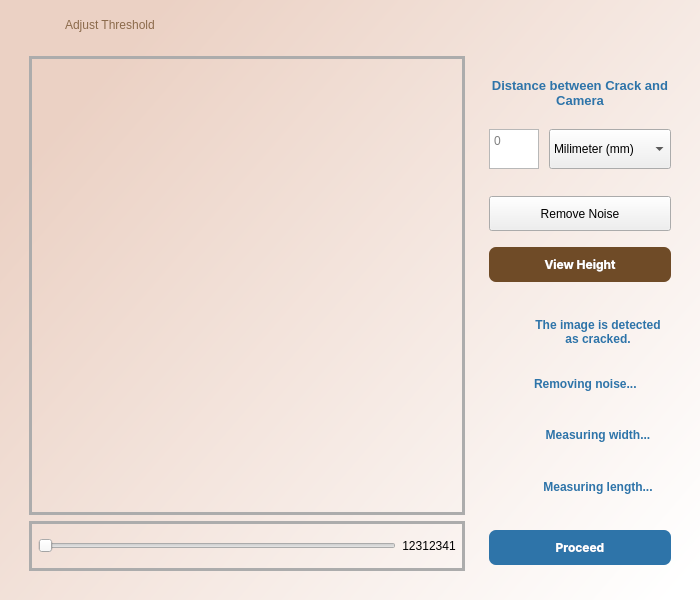
<?xml version="1.0" encoding="UTF-8"?>
<ui version="4.0">
 <class>Dialog</class>
 <widget class="QDialog" name="Dialog">
  <property name="geometry">
   <rect>
    <x>0</x>
    <y>0</y>
    <width>700</width>
    <height>600</height>
   </rect>
  </property>
  <property name="minimumSize">
   <size>
    <width>700</width>
    <height>600</height>
   </size>
  </property>
  <property name="maximumSize">
   <size>
    <width>700</width>
    <height>600</height>
   </size>
  </property>
  <property name="windowTitle">
   <string>Dialog</string>
  </property>
  <property name="styleSheet">
   <string notr="true">#Dialog{
background-color: qlineargradient(spread:pad, x1:0.045, y1:0.261, x2:0.988636, y2:0.955, stop:0 rgba(235, 209, 196, 255), stop:1 rgba(255, 255, 255, 255));
width: fit-content;
                                heigth: fit-content;
                                 block-size: fit-content;
} </string>
  </property>
  <layout class="QVBoxLayout" name="verticalLayout">
   <property name="topMargin">
    <number>0</number>
   </property>
   <item>
    <widget class="QWidget" name="widget_2" native="true">
     <property name="minimumSize">
      <size>
       <width>0</width>
       <height>50</height>
      </size>
     </property>
     <property name="maximumSize">
      <size>
       <width>16777215</width>
       <height>50</height>
      </size>
     </property>
     <layout class="QHBoxLayout" name="horizontalLayout_5">
      <property name="topMargin">
       <number>0</number>
      </property>
      <property name="rightMargin">
       <number>0</number>
      </property>
      <property name="bottomMargin">
       <number>0</number>
      </property>
      <item>
       <widget class="QLabel" name="label_5">
        <property name="minimumSize">
         <size>
          <width>30</width>
          <height>30</height>
         </size>
        </property>
        <property name="maximumSize">
         <size>
          <width>30</width>
          <height>30</height>
         </size>
        </property>
        <property name="styleSheet">
         <string notr="true"/>
        </property>
        <property name="text">
         <string/>
        </property>
        <property name="pixmap">
         <pixmap resource="../images/images.qrc">:/images/slider_1.png</pixmap>
        </property>
        <property name="scaledContents">
         <bool>true</bool>
        </property>
        <property name="alignment">
         <set>Qt::AlignBottom|Qt::AlignLeading|Qt::AlignLeft</set>
        </property>
        <property name="wordWrap">
         <bool>false</bool>
        </property>
        <property name="margin">
         <number>0</number>
        </property>
        <property name="indent">
         <number>23</number>
        </property>
        <property name="openExternalLinks">
         <bool>false</bool>
        </property>
       </widget>
      </item>
      <item>
       <widget class="QWidget" name="widget_7" native="true">
        <property name="minimumSize">
         <size>
          <width>0</width>
          <height>40</height>
         </size>
        </property>
        <property name="maximumSize">
         <size>
          <width>16777215</width>
          <height>40</height>
         </size>
        </property>
        <property name="styleSheet">
         <string notr="true"/>
        </property>
        <layout class="QHBoxLayout" name="horizontalLayout_6" stretch="0,0">
         <property name="spacing">
          <number>9</number>
         </property>
         <property name="leftMargin">
          <number>9</number>
         </property>
         <property name="topMargin">
          <number>0</number>
         </property>
         <property name="rightMargin">
          <number>0</number>
         </property>
         <property name="bottomMargin">
          <number>0</number>
         </property>
         <item>
          <widget class="QLabel" name="label">
           <property name="styleSheet">
            <string notr="true">#label{
	font: 200 17pt &quot;Segoe UI Black&quot;;
    color: rgba(111, 75, 39, 0.77);}</string>
           </property>
           <property name="text">
            <string>Adjust Threshold</string>
           </property>
           <property name="alignment">
            <set>Qt::AlignLeading|Qt::AlignLeft|Qt::AlignVCenter</set>
           </property>
          </widget>
         </item>
         <item>
          <widget class="QPushButton" name="exit">
           <property name="minimumSize">
            <size>
             <width>30</width>
             <height>30</height>
            </size>
           </property>
           <property name="maximumSize">
            <size>
             <width>30</width>
             <height>30</height>
            </size>
           </property>
           <property name="text">
            <string/>
           </property>
           <property name="icon">
            <iconset resource="../images/images.qrc">
             <normaloff>:/images/exit.png</normaloff>:/images/exit.png</iconset>
           </property>
           <property name="flat">
            <bool>true</bool>
           </property>
          </widget>
         </item>
        </layout>
       </widget>
      </item>
     </layout>
    </widget>
   </item>
   <item>
    <widget class="QWidget" name="widget" native="true">
     <layout class="QHBoxLayout" name="horizontalLayout_4">
      <property name="topMargin">
       <number>0</number>
      </property>
      <item>
       <widget class="QWidget" name="widget_6" native="true">
        <property name="sizePolicy">
         <sizepolicy hsizetype="Preferred" vsizetype="Preferred">
          <horstretch>0</horstretch>
          <verstretch>0</verstretch>
         </sizepolicy>
        </property>
        <property name="minimumSize">
         <size>
          <width>393</width>
          <height>0</height>
         </size>
        </property>
        <property name="maximumSize">
         <size>
          <width>16777215</width>
          <height>16777215</height>
         </size>
        </property>
        <property name="styleSheet">
         <string notr="true"/>
        </property>
        <layout class="QVBoxLayout" name="verticalLayout_6">
         <property name="topMargin">
          <number>0</number>
         </property>
         <item>
          <widget class="QWidget" name="widget_8" native="true">
           <property name="styleSheet">
            <string notr="true">#widget_8{
	
border: 3px solid white;
border-color: rgb(172, 172, 172);;
}</string>
           </property>
           <layout class="QVBoxLayout" name="verticalLayout_8">
            <item>
             <widget class="QLabel" name="imageLabel">
              <property name="cursor">
               <cursorShape>CrossCursor</cursorShape>
              </property>
              <property name="styleSheet">
               <string notr="true"/>
              </property>
              <property name="text">
               <string/>
              </property>
              <property name="pixmap">
               <pixmap resource="../images/images.qrc">:/images/img.png</pixmap>
              </property>
              <property name="alignment">
               <set>Qt::AlignCenter</set>
              </property>
             </widget>
            </item>
           </layout>
          </widget>
         </item>
         <item>
          <widget class="QWidget" name="widget_9" native="true">
           <property name="maximumSize">
            <size>
             <width>16777215</width>
             <height>50</height>
            </size>
           </property>
           <property name="styleSheet">
            <string notr="true">#widget_9{
border: 3px solid white;
border-color: rgb(172, 172, 172);;
}</string>
           </property>
           <layout class="QHBoxLayout" name="horizontalLayout_3">
            <item>
             <widget class="QSlider" name="threshold_slider">
              <property name="orientation">
               <enum>Qt::Horizontal</enum>
              </property>
             </widget>
            </item>
            <item>
             <widget class="QLabel" name="thresholderNum">
              <property name="text">
               <string>12312341</string>
              </property>
              <property name="alignment">
               <set>Qt::AlignCenter</set>
              </property>
              <property name="margin">
               <number>2</number>
              </property>
             </widget>
            </item>
           </layout>
          </widget>
         </item>
        </layout>
       </widget>
      </item>
      <item>
       <widget class="QWidget" name="widget_3" native="true">
        <property name="minimumSize">
         <size>
          <width>0</width>
          <height>0</height>
         </size>
        </property>
        <property name="maximumSize">
         <size>
          <width>200</width>
          <height>500</height>
         </size>
        </property>
        <property name="styleSheet">
         <string notr="true"/>
        </property>
        <layout class="QVBoxLayout" name="verticalLayout_7">
         <property name="topMargin">
          <number>0</number>
         </property>
         <property name="bottomMargin">
          <number>0</number>
         </property>
         <item>
          <widget class="QLabel" name="label_2">
           <property name="maximumSize">
            <size>
             <width>16777215</width>
             <height>50</height>
            </size>
           </property>
           <property name="styleSheet">
            <string notr="true">#label_2{
	
color: #2E74A9;
font: bold;
font-size: 13px;
border-bottom-color: rgb(172, 172, 172);;
}</string>
           </property>
           <property name="text">
            <string>Distance between Crack and Camera</string>
           </property>
           <property name="textFormat">
            <enum>Qt::PlainText</enum>
           </property>
           <property name="alignment">
            <set>Qt::AlignCenter</set>
           </property>
           <property name="wordWrap">
            <bool>true</bool>
           </property>
          </widget>
         </item>
         <item>
          <widget class="QWidget" name="widget_10" native="true">
           <property name="maximumSize">
            <size>
             <width>16777215</width>
             <height>50</height>
            </size>
           </property>
           <layout class="QHBoxLayout" name="horizontalLayout_2">
            <property name="spacing">
             <number>10</number>
            </property>
            <property name="leftMargin">
             <number>0</number>
            </property>
            <property name="topMargin">
             <number>0</number>
            </property>
            <property name="rightMargin">
             <number>0</number>
            </property>
            <property name="bottomMargin">
             <number>0</number>
            </property>
            <item>
             <widget class="QTextEdit" name="NumOfDistance">
              <property name="enabled">
               <bool>true</bool>
              </property>
              <property name="minimumSize">
               <size>
                <width>0</width>
                <height>40</height>
               </size>
              </property>
              <property name="maximumSize">
               <size>
                <width>50</width>
                <height>40</height>
               </size>
              </property>
              <property name="acceptDrops">
               <bool>true</bool>
              </property>
              <property name="layoutDirection">
               <enum>Qt::LeftToRight</enum>
              </property>
              <property name="autoFillBackground">
               <bool>false</bool>
              </property>
              <property name="styleSheet">
               <string notr="true">#distanceNum{
font-size:18px;
text-allign:center;
border:1px solid grey;
}</string>
              </property>
              <property name="lineWidth">
               <number>0</number>
              </property>
              <property name="verticalScrollBarPolicy">
               <enum>Qt::ScrollBarAlwaysOff</enum>
              </property>
              <property name="sizeAdjustPolicy">
               <enum>QAbstractScrollArea::AdjustIgnored</enum>
              </property>
              <property name="lineWrapMode">
               <enum>QTextEdit::NoWrap</enum>
              </property>
              <property name="readOnly">
               <bool>false</bool>
              </property>
              <property name="html">
               <string notr="true">&lt;!DOCTYPE HTML PUBLIC &quot;-//W3C//DTD HTML 4.0//EN&quot; &quot;http://www.w3.org/TR/REC-html40/strict.dtd&quot;&gt;
&lt;html&gt;&lt;head&gt;&lt;meta name=&quot;qrichtext&quot; content=&quot;1&quot; /&gt;&lt;meta charset=&quot;utf-8&quot; /&gt;&lt;style type=&quot;text/css&quot;&gt;
p, li { white-space: pre-wrap; }
hr { height: 1px; border-width: 0; }
li.unchecked::marker { content: &quot;\2610&quot;; }
li.checked::marker { content: &quot;\2612&quot;; }
&lt;/style&gt;&lt;/head&gt;&lt;body style=&quot; font-family:'Segoe UI'; font-size:9pt; font-weight:400; font-style:normal;&quot;&gt;
&lt;p style=&quot;-qt-paragraph-type:empty; margin-top:0px; margin-bottom:0px; margin-left:0px; margin-right:0px; -qt-block-indent:0; text-indent:0px; font-size:18px;&quot;&gt;&lt;br /&gt;&lt;/p&gt;&lt;/body&gt;&lt;/html&gt;</string>
              </property>
              <property name="placeholderText">
               <string>0</string>
              </property>
             </widget>
            </item>
            <item>
             <widget class="QComboBox" name="units">
              <property name="minimumSize">
               <size>
                <width>0</width>
                <height>40</height>
               </size>
              </property>
              <property name="maximumSize">
               <size>
                <width>16777215</width>
                <height>40</height>
               </size>
              </property>
              <item>
               <property name="text">
                <string>Milimeter (mm)</string>
               </property>
              </item>
              <item>
               <property name="text">
                <string>Centimeter (cm)</string>
               </property>
              </item>
              <item>
               <property name="text">
                <string>Meter (m)</string>
               </property>
              </item>
              <item>
               <property name="text">
                <string>Foot (ft)</string>
               </property>
              </item>
              <item>
               <property name="text">
                <string>Yard (yd)</string>
               </property>
              </item>
              <item>
               <property name="text">
                <string>Inch (in)</string>
               </property>
              </item>
             </widget>
            </item>
           </layout>
          </widget>
         </item>
         <item>
          <widget class="QWidget" name="widget_4" native="true">
           <property name="minimumSize">
            <size>
             <width>0</width>
             <height>0</height>
            </size>
           </property>
           <property name="maximumSize">
            <size>
             <width>307</width>
             <height>120</height>
            </size>
           </property>
           <property name="sizeIncrement">
            <size>
             <width>0</width>
             <height>0</height>
            </size>
           </property>
           <layout class="QVBoxLayout" name="verticalLayout_2">
            <property name="spacing">
             <number>0</number>
            </property>
            <property name="leftMargin">
             <number>0</number>
            </property>
            <property name="topMargin">
             <number>0</number>
            </property>
            <property name="rightMargin">
             <number>0</number>
            </property>
            <property name="bottomMargin">
             <number>0</number>
            </property>
            <item>
             <widget class="QPushButton" name="removeNoise">
              <property name="sizePolicy">
               <sizepolicy hsizetype="Minimum" vsizetype="Minimum">
                <horstretch>0</horstretch>
                <verstretch>0</verstretch>
               </sizepolicy>
              </property>
              <property name="minimumSize">
               <size>
                <width>0</width>
                <height>35</height>
               </size>
              </property>
              <property name="maximumSize">
               <size>
                <width>400</width>
                <height>35</height>
               </size>
              </property>
              <property name="styleSheet">
               <string notr="true">#remove{
font-weight:bold;
color: white;
background-color: #6F4B27;
font-family: Inter;
border-top-left-radius: 7px;
border-top-right-radius:7px;
border-bottom-left-radius: 7px;
border-bottom-right-radius: 7px;
text-align: center;
}
#remove:hover{
color: rgb(144,115,87);
border : 3px solid rgb(144,115,87);
background-color: white;
}
</string>
              </property>
              <property name="text">
               <string>Remove Noise</string>
              </property>
             </widget>
            </item>
            <item>
             <widget class="QPushButton" name="height">
              <property name="sizePolicy">
               <sizepolicy hsizetype="Minimum" vsizetype="Minimum">
                <horstretch>0</horstretch>
                <verstretch>0</verstretch>
               </sizepolicy>
              </property>
              <property name="minimumSize">
               <size>
                <width>68</width>
                <height>35</height>
               </size>
              </property>
              <property name="maximumSize">
               <size>
                <width>16777215</width>
                <height>35</height>
               </size>
              </property>
              <property name="styleSheet">
               <string notr="true">#height{
font-weight:bold;
color: white;
background-color: #6F4B27;
font-family: Inter;
border-top-left-radius: 7px;
border-top-right-radius:7px;
border-bottom-left-radius: 7px;
border-bottom-right-radius: 7px;
text-align: center;
}
#height:hover{
color: rgb(144,115,87);
border : 3px solid rgb(144,115,87);
background-color: white;
}
</string>
              </property>
              <property name="text">
               <string>View Height</string>
              </property>
             </widget>
            </item>
           </layout>
          </widget>
         </item>
         <item>
          <widget class="QWidget" name="widget_11" native="true">
           <layout class="QVBoxLayout" name="verticalLayout_4">
            <property name="spacing">
             <number>0</number>
            </property>
            <property name="leftMargin">
             <number>0</number>
            </property>
            <property name="topMargin">
             <number>0</number>
            </property>
            <property name="rightMargin">
             <number>0</number>
            </property>
            <property name="bottomMargin">
             <number>0</number>
            </property>
            <item>
             <widget class="QWidget" name="widget_14" native="true">
              <property name="minimumSize">
               <size>
                <width>0</width>
                <height>45</height>
               </size>
              </property>
              <layout class="QHBoxLayout" name="horizontalLayout_12">
               <property name="topMargin">
                <number>0</number>
               </property>
               <property name="bottomMargin">
                <number>0</number>
               </property>
               <item>
                <widget class="QLabel" name="i">
                 <property name="minimumSize">
                  <size>
                   <width>30</width>
                   <height>30</height>
                  </size>
                 </property>
                 <property name="maximumSize">
                  <size>
                   <width>30</width>
                   <height>30</height>
                  </size>
                 </property>
                 <property name="styleSheet">
                  <string notr="true">background-color:transparent;</string>
                 </property>
                 <property name="text">
                  <string/>
                 </property>
                 <property name="pixmap">
                  <pixmap resource="../images/images.qrc">:/images/i.png</pixmap>
                 </property>
                 <property name="scaledContents">
                  <bool>true</bool>
                 </property>
                 <property name="alignment">
                  <set>Qt::AlignCenter</set>
                 </property>
                 <property name="wordWrap">
                  <bool>true</bool>
                 </property>
                </widget>
               </item>
               <item>
                <widget class="QLabel" name="concretecracked">
                 <property name="maximumSize">
                  <size>
                   <width>16777215</width>
                   <height>50</height>
                  </size>
                 </property>
                 <property name="styleSheet">
                  <string notr="true">#concretecracked{background-color:transparent;
color: #2E74A9;
font: bold;
font-size: 12px;
}</string>
                 </property>
                 <property name="text">
                  <string>The image is detected as cracked.</string>
                 </property>
                 <property name="alignment">
                  <set>Qt::AlignCenter</set>
                 </property>
                 <property name="wordWrap">
                  <bool>true</bool>
                 </property>
                </widget>
               </item>
              </layout>
             </widget>
            </item>
            <item>
             <widget class="QWidget" name="widget_15" native="true">
              <property name="minimumSize">
               <size>
                <width>0</width>
                <height>45</height>
               </size>
              </property>
              <layout class="QHBoxLayout" name="horizontalLayout_13">
               <property name="topMargin">
                <number>0</number>
               </property>
               <property name="rightMargin">
                <number>9</number>
               </property>
               <property name="bottomMargin">
                <number>0</number>
               </property>
               <item>
                <widget class="QLabel" name="i_2">
                 <property name="minimumSize">
                  <size>
                   <width>30</width>
                   <height>30</height>
                  </size>
                 </property>
                 <property name="maximumSize">
                  <size>
                   <width>30</width>
                   <height>30</height>
                  </size>
                 </property>
                 <property name="styleSheet">
                  <string notr="true">background-color:transparent;</string>
                 </property>
                 <property name="text">
                  <string/>
                 </property>
                 <property name="pixmap">
                  <pixmap resource="../images/images.qrc">:/images/i.png</pixmap>
                 </property>
                 <property name="scaledContents">
                  <bool>true</bool>
                 </property>
                 <property name="alignment">
                  <set>Qt::AlignCenter</set>
                 </property>
                 <property name="wordWrap">
                  <bool>true</bool>
                 </property>
                </widget>
               </item>
               <item>
                <widget class="QLabel" name="remove_noise_lbl">
                 <property name="styleSheet">
                  <string notr="true">#remove_noise_lbl{background-color:transparent;
color: #2E74A9;
font: bold;
font-size: 12px;
}</string>
                 </property>
                 <property name="text">
                  <string>Removing noise...</string>
                 </property>
                 <property name="alignment">
                  <set>Qt::AlignLeading|Qt::AlignLeft|Qt::AlignVCenter</set>
                 </property>
                 <property name="wordWrap">
                  <bool>true</bool>
                 </property>
                </widget>
               </item>
              </layout>
             </widget>
            </item>
            <item>
             <widget class="QWidget" name="widget_16" native="true">
              <property name="minimumSize">
               <size>
                <width>0</width>
                <height>45</height>
               </size>
              </property>
              <layout class="QHBoxLayout" name="horizontalLayout_14">
               <property name="topMargin">
                <number>0</number>
               </property>
               <property name="bottomMargin">
                <number>0</number>
               </property>
               <item>
                <widget class="QLabel" name="i_3">
                 <property name="minimumSize">
                  <size>
                   <width>30</width>
                   <height>30</height>
                  </size>
                 </property>
                 <property name="maximumSize">
                  <size>
                   <width>30</width>
                   <height>30</height>
                  </size>
                 </property>
                 <property name="styleSheet">
                  <string notr="true">background-color:transparent;</string>
                 </property>
                 <property name="text">
                  <string/>
                 </property>
                 <property name="pixmap">
                  <pixmap resource="../images/images.qrc">:/images/i.png</pixmap>
                 </property>
                 <property name="scaledContents">
                  <bool>true</bool>
                 </property>
                 <property name="alignment">
                  <set>Qt::AlignCenter</set>
                 </property>
                 <property name="wordWrap">
                  <bool>true</bool>
                 </property>
                </widget>
               </item>
               <item>
                <widget class="QLabel" name="meas_width_lbl">
                 <property name="styleSheet">
                  <string notr="true">#meas_width_lbl{background-color:transparent;
color: #2E74A9;
font: bold;
font-size: 12px;
}</string>
                 </property>
                 <property name="text">
                  <string>Measuring width...</string>
                 </property>
                 <property name="alignment">
                  <set>Qt::AlignCenter</set>
                 </property>
                 <property name="wordWrap">
                  <bool>true</bool>
                 </property>
                </widget>
               </item>
              </layout>
             </widget>
            </item>
            <item>
             <widget class="QWidget" name="widget_17" native="true">
              <property name="minimumSize">
               <size>
                <width>0</width>
                <height>45</height>
               </size>
              </property>
              <layout class="QHBoxLayout" name="horizontalLayout_15">
               <property name="topMargin">
                <number>0</number>
               </property>
               <property name="bottomMargin">
                <number>0</number>
               </property>
               <item>
                <widget class="QLabel" name="i_4">
                 <property name="minimumSize">
                  <size>
                   <width>30</width>
                   <height>30</height>
                  </size>
                 </property>
                 <property name="maximumSize">
                  <size>
                   <width>30</width>
                   <height>30</height>
                  </size>
                 </property>
                 <property name="styleSheet">
                  <string notr="true">background-color:transparent;</string>
                 </property>
                 <property name="text">
                  <string/>
                 </property>
                 <property name="pixmap">
                  <pixmap resource="../images/images.qrc">:/images/i.png</pixmap>
                 </property>
                 <property name="scaledContents">
                  <bool>true</bool>
                 </property>
                 <property name="alignment">
                  <set>Qt::AlignCenter</set>
                 </property>
                 <property name="wordWrap">
                  <bool>true</bool>
                 </property>
                </widget>
               </item>
               <item>
                <widget class="QLabel" name="meas_length_lbl">
                 <property name="styleSheet">
                  <string notr="true">#meas_length_lbl{
background-color:transparent;
color: #2E74A9;
font: bold;
font-size: 12px;
}</string>
                 </property>
                 <property name="text">
                  <string>Measuring length...</string>
                 </property>
                 <property name="alignment">
                  <set>Qt::AlignCenter</set>
                 </property>
                 <property name="wordWrap">
                  <bool>true</bool>
                 </property>
                </widget>
               </item>
              </layout>
             </widget>
            </item>
           </layout>
          </widget>
         </item>
         <item>
          <widget class="QWidget" name="widget_5" native="true">
           <property name="minimumSize">
            <size>
             <width>0</width>
             <height>50</height>
            </size>
           </property>
           <property name="maximumSize">
            <size>
             <width>16777215</width>
             <height>50</height>
            </size>
           </property>
           <layout class="QVBoxLayout" name="verticalLayout_3">
            <property name="leftMargin">
             <number>0</number>
            </property>
            <property name="rightMargin">
             <number>0</number>
            </property>
            <property name="bottomMargin">
             <number>0</number>
            </property>
            <item>
             <widget class="QPushButton" name="proceed">
              <property name="sizePolicy">
               <sizepolicy hsizetype="Minimum" vsizetype="Minimum">
                <horstretch>0</horstretch>
                <verstretch>0</verstretch>
               </sizepolicy>
              </property>
              <property name="minimumSize">
               <size>
                <width>0</width>
                <height>35</height>
               </size>
              </property>
              <property name="maximumSize">
               <size>
                <width>400</width>
                <height>35</height>
               </size>
              </property>
              <property name="styleSheet">
               <string notr="true">#proceed{
font-weight:bold;
color: white;
background-color: #2E74A9;
font-family: Inter;
border-top-left-radius: 7px;
border-top-right-radius: 7px;
border-bottom-left-radius: 7px;
border-bottom-right-radius: 7px;
text-align: center;
}
#proceed:hover{
color: #2E74A9;
border : 3px solid #2E74A9;
background-color: white;
}
</string>
              </property>
              <property name="text">
               <string>Proceed</string>
              </property>
             </widget>
            </item>
           </layout>
          </widget>
         </item>
        </layout>
       </widget>
      </item>
     </layout>
    </widget>
   </item>
  </layout>
 </widget>
 <resources>
  <include location="images/images.qrc"/>
  <include location="../images/images.qrc"/>
 </resources>
 <connections/>
</ui>
